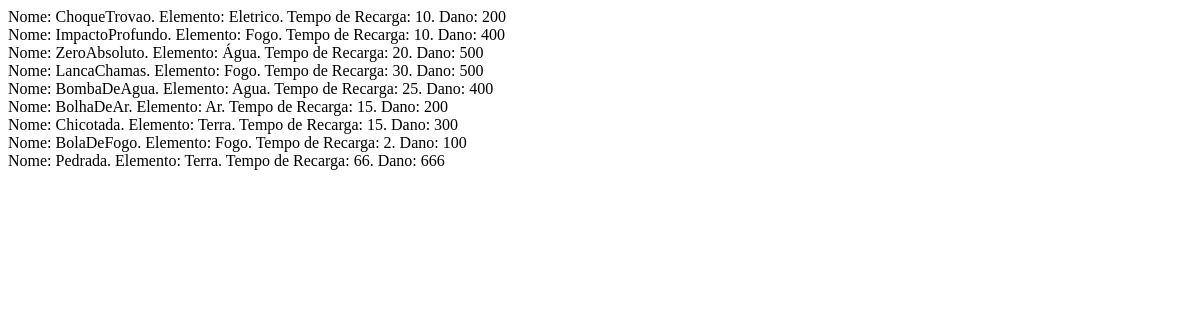
Before: /listSkill.php with the older database file.
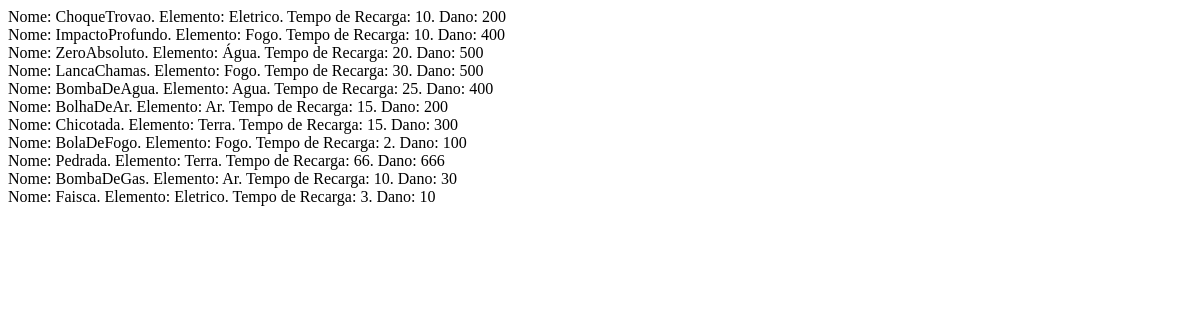
After: the same page with the newer database file.
### tables this page shows
CREATE TABLE `skill_monstro` (
  `Skill_Nome` varchar(50) NOT NULL,
  `Skill_Elemento` varchar(50) DEFAULT NULL,
  `Tempo_de_Recarga` float DEFAULT NULL,
  `Dano` int(11) DEFAULT NULL,
  PRIMARY KEY (`Skill_Nome`)
);

### db/DB.class.php (called while the page is built, shortened)
<?php
abstract class DB{
    private static $dbtype   = "mysql";
    private static $host     = "localhost";
    private static $port     = "3306";
    private static $user     = "root";
    private static $password = "";
    private static $db       = "trampo";
    private function getDBType()  {return self::$dbtype;}
    private function getHost()    {return self::$host;}
    private function getPort()    {return self::$port;}
    private function getUser()    {return self::$user;}
    private function getPassword(){return self::$password;}
    private function getDB()      {return self::$db;}
    public $conexao = null;
    public function connect(){
        try
        {
            $this->conexao = new PDO($this->getDBType().":host=".$this->getHost().";port=".$this->getPort().";dbname=".$this->getDB(), $this->getUser(), $this->getPassword());
        }
        catch (PDOException $i)
        {
            die("Erro: <code>" . $i->getMessage() . "</code>");
        }
        return ($this->conexao);
    }
}
?>

### db/Skills.class.php (called while the page is built, shortened)
<?php
  require_once "DB.class.php";
  require_once "models/SkillModel.class.php";
  class Skills extends DB{
    public function getAll()
    {
      $sql = 'SELECT Skill_Nome, Skill_Elemento, Tempo_de_Recarga, Dano FROM skill_monstro';
      $query = $this->conexao->query($sql);
	    $result = $query->fetchAll(PDO::FETCH_ASSOC);
      $habilidades = [];
      foreach($result as $inv){
        array_push($habilidades, new SkillModel($inv["Skill_Nome"],$inv["Skill_Elemento"],$inv["Tempo_de_Recarga"], $inv["Dano"]));
      }
      return $habilidades;
    }
  }
?>

### models/SkillModel.class.php (called while the page is built, shortened)
<?php
  class SkillModel {
    public function __construct($skill_nome, $skill_elemento, $tempo_de_recarga, $dano){
      $this->Skill_Nome = $skill_nome;
      $this->Skill_Elemento = $skill_elemento;
      $this->Tempo_de_Recarga = $tempo_de_recarga;
      $this->Dano = $dano;
    }
  }
?>

### listSkill.php (the view, shortened to what this page needs)
<!DOCTYPE html>
<html>
  <head>
  </head>
  <body>
    <?php
      require_once "db/Skills.class.php";
      $skill = new Skills();
      $sk = $skill->getAll();
      foreach($sk as $ski){
	     echo "Nome: {$ski->Skill_Nome}. Elemento: {$ski->Skill_Elemento}. Tempo de Recarga: {$ski->Tempo_de_Recarga}. Dano: {$ski->Dano}<br>";
      }
    ?>
  </body>
</html>

Changed rows visible on the page:
added skill_monstro: Skill_Nome "BombaDeGas", Skill_Elemento "Ar", Tempo_de_Recarga "10", Dano "30"
added skill_monstro: Skill_Nome "Faisca", Skill_Elemento "Eletrico", Tempo_de_Recarga "3", Dano "10"
